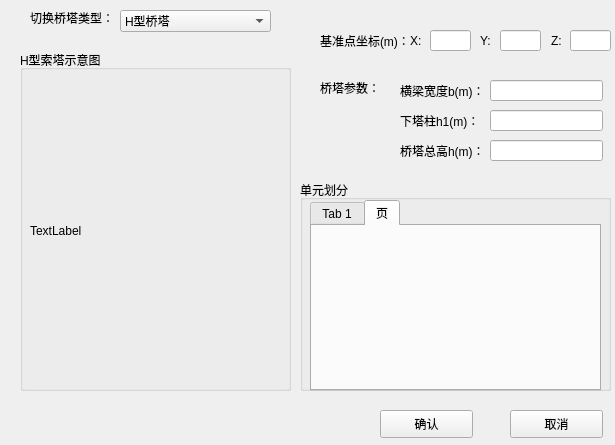
<?xml version="1.0" encoding="UTF-8"?>
<ui version="4.0">
 <class>H_TowerClass</class>
 <widget class="QWidget" name="H_TowerClass">
  <property name="geometry">
   <rect>
    <x>0</x>
    <y>0</y>
    <width>615</width>
    <height>445</height>
   </rect>
  </property>
  <property name="windowTitle">
   <string>H_Tower</string>
  </property>
  <widget class="QPushButton" name="pushButton">
   <property name="geometry">
    <rect>
     <x>380</x>
     <y>410</y>
     <width>93</width>
     <height>28</height>
    </rect>
   </property>
   <property name="text">
    <string>确认</string>
   </property>
  </widget>
  <widget class="QPushButton" name="pushButton_2">
   <property name="geometry">
    <rect>
     <x>510</x>
     <y>410</y>
     <width>93</width>
     <height>28</height>
    </rect>
   </property>
   <property name="text">
    <string>取消</string>
   </property>
  </widget>
  <widget class="QWidget" name="widget" native="true">
   <property name="geometry">
    <rect>
     <x>300</x>
     <y>10</y>
     <width>311</width>
     <height>161</height>
    </rect>
   </property>
   <widget class="QLineEdit" name="lineEdit_3">
    <property name="geometry">
     <rect>
      <x>270</x>
      <y>20</y>
      <width>41</width>
      <height>21</height>
     </rect>
    </property>
   </widget>
   <widget class="QLabel" name="label_5">
    <property name="geometry">
     <rect>
      <x>251</x>
      <y>20</y>
      <width>20</width>
      <height>21</height>
     </rect>
    </property>
    <property name="text">
     <string>Z:</string>
    </property>
   </widget>
   <widget class="QLabel" name="label">
    <property name="geometry">
     <rect>
      <x>20</x>
      <y>20</y>
      <width>91</width>
      <height>21</height>
     </rect>
    </property>
    <property name="text">
     <string>基准点坐标(m)：</string>
    </property>
   </widget>
   <widget class="QLineEdit" name="lineEdit_2">
    <property name="geometry">
     <rect>
      <x>200</x>
      <y>20</y>
      <width>41</width>
      <height>21</height>
     </rect>
    </property>
   </widget>
   <widget class="QLabel" name="label_3">
    <property name="geometry">
     <rect>
      <x>110</x>
      <y>20</y>
      <width>21</width>
      <height>21</height>
     </rect>
    </property>
    <property name="text">
     <string>X:</string>
    </property>
   </widget>
   <widget class="QLineEdit" name="lineEdit">
    <property name="geometry">
     <rect>
      <x>130</x>
      <y>20</y>
      <width>41</width>
      <height>21</height>
     </rect>
    </property>
   </widget>
   <widget class="QLabel" name="label_4">
    <property name="geometry">
     <rect>
      <x>180</x>
      <y>20</y>
      <width>21</width>
      <height>21</height>
     </rect>
    </property>
    <property name="text">
     <string>Y:</string>
    </property>
   </widget>
   <widget class="QLabel" name="label_6">
    <property name="geometry">
     <rect>
      <x>100</x>
      <y>70</y>
      <width>91</width>
      <height>21</height>
     </rect>
    </property>
    <property name="text">
     <string>横梁宽度b(m)：</string>
    </property>
   </widget>
   <widget class="QLabel" name="label_7">
    <property name="geometry">
     <rect>
      <x>100</x>
      <y>100</y>
      <width>91</width>
      <height>21</height>
     </rect>
    </property>
    <property name="text">
     <string>下塔柱h1(m)：</string>
    </property>
   </widget>
   <widget class="QLineEdit" name="lineEdit_4">
    <property name="geometry">
     <rect>
      <x>190</x>
      <y>70</y>
      <width>113</width>
      <height>21</height>
     </rect>
    </property>
   </widget>
   <widget class="QLineEdit" name="lineEdit_5">
    <property name="geometry">
     <rect>
      <x>190</x>
      <y>100</y>
      <width>113</width>
      <height>21</height>
     </rect>
    </property>
   </widget>
   <widget class="QLineEdit" name="lineEdit_6">
    <property name="geometry">
     <rect>
      <x>190</x>
      <y>130</y>
      <width>113</width>
      <height>21</height>
     </rect>
    </property>
   </widget>
   <widget class="QLabel" name="label_8">
    <property name="geometry">
     <rect>
      <x>100</x>
      <y>130</y>
      <width>91</width>
      <height>21</height>
     </rect>
    </property>
    <property name="text">
     <string>桥塔总高h(m)：</string>
    </property>
   </widget>
   <widget class="QLabel" name="label_9">
    <property name="geometry">
     <rect>
      <x>20</x>
      <y>70</y>
      <width>72</width>
      <height>15</height>
     </rect>
    </property>
    <property name="text">
     <string>桥塔参数：</string>
    </property>
   </widget>
  </widget>
  <widget class="QGroupBox" name="groupBox">
   <property name="geometry">
    <rect>
     <x>20</x>
     <y>50</y>
     <width>271</width>
     <height>341</height>
    </rect>
   </property>
   <property name="title">
    <string>H型索塔示意图</string>
   </property>
   <widget class="QLabel" name="label_2">
    <property name="geometry">
     <rect>
      <x>10</x>
      <y>30</y>
      <width>251</width>
      <height>301</height>
     </rect>
    </property>
    <property name="text">
     <string>TextLabel</string>
    </property>
   </widget>
  </widget>
  <widget class="QLabel" name="label_10">
   <property name="geometry">
    <rect>
     <x>30</x>
     <y>10</y>
     <width>91</width>
     <height>16</height>
    </rect>
   </property>
   <property name="text">
    <string>切换桥塔类型：</string>
   </property>
  </widget>
  <widget class="QComboBox" name="comboBox">
   <property name="geometry">
    <rect>
     <x>120</x>
     <y>10</y>
     <width>151</width>
     <height>22</height>
    </rect>
   </property>
   <item>
    <property name="text">
     <string>H型桥塔</string>
    </property>
   </item>
   <item>
    <property name="text">
     <string>A型桥塔</string>
    </property>
   </item>
  </widget>
  <widget class="QGroupBox" name="groupBox_2">
   <property name="geometry">
    <rect>
     <x>300</x>
     <y>180</y>
     <width>311</width>
     <height>211</height>
    </rect>
   </property>
   <property name="title">
    <string>单元划分</string>
   </property>
   <widget class="QTabWidget" name="tabWidget">
    <property name="geometry">
     <rect>
      <x>10</x>
      <y>20</y>
      <width>291</width>
      <height>191</height>
     </rect>
    </property>
    <property name="currentIndex">
     <number>1</number>
    </property>
    <widget class="QWidget" name="tab">
     <attribute name="title">
      <string>Tab 1</string>
     </attribute>
    </widget>
    <widget class="QWidget" name="tab_3">
     <attribute name="title">
      <string>页</string>
     </attribute>
    </widget>
   </widget>
  </widget>
 </widget>
 <layoutdefault spacing="6" margin="11"/>
 <resources/>
 <connections/>
</ui>
